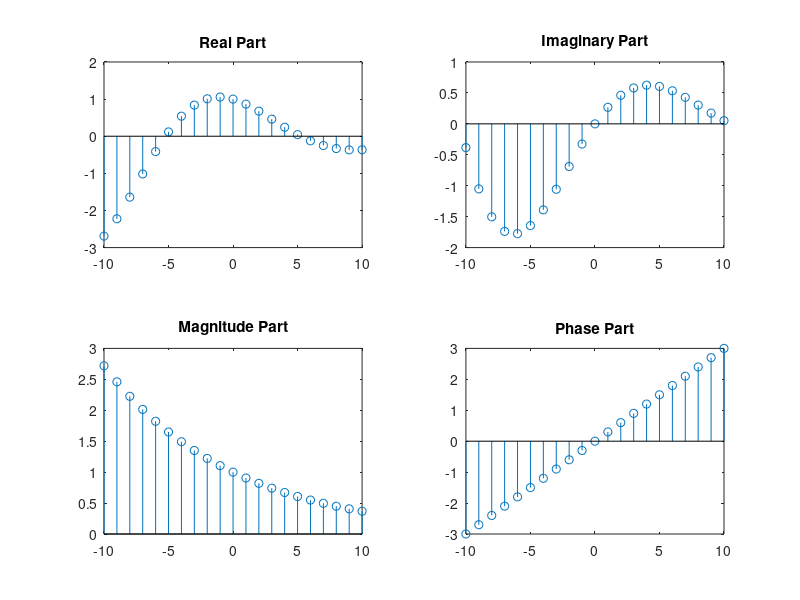

Reproduce this figure in MATLAB.
%%%%%%%%%%%%%%%%%%%%%%%%%%%%%                 MATLAB LAB PRACTICE 6                 %%%%%%%%%%%%%%%%%%%%%%%%%%%%%

%% Complex-Valued Signal

a = -3 + 4j;
rl = real(a);
im = imag(a);
ab = abs(a);
ang = (180/pi)*angle(a);

% Example: x(n) = e^(-0.1 + j0.3)n  ;  -10< n < 10
n = [-10:1:10];
alpha = -0.1 + 0.3j;
x = exp(alpha*n);

figure,
subplot(2,2,1);
stem(n,real(x)), title('Real Part');

subplot(2,2,2);
stem(n,imag(x)), title('Imaginary Part');

subplot(2,2,3);
stem(n,abs(x)), title('Magnitude Part');

subplot(2,2,4);
stem(n,angle(x)), title('Phase Part');

%% Sample Summation
% It adds alll sample values of x(n) between n1 and n2

x = [10 10 10 10 10];
y = sum(x(:));

% a different approach
y = 0;
for n = 1:length(x)
    y = y + x(n);
end

%% Sample Summation
% It multiplies alll sample values of x(n) between n1 and n2
y = prod(x);


%% Signal Energy
% Example: if -4 <= n <= 4 cos(πn) otherwise 0, find the energy of this signal
n = [-4:4];
x = sqrt(abs(cos(pi*n)));
result = sum(x(:))

